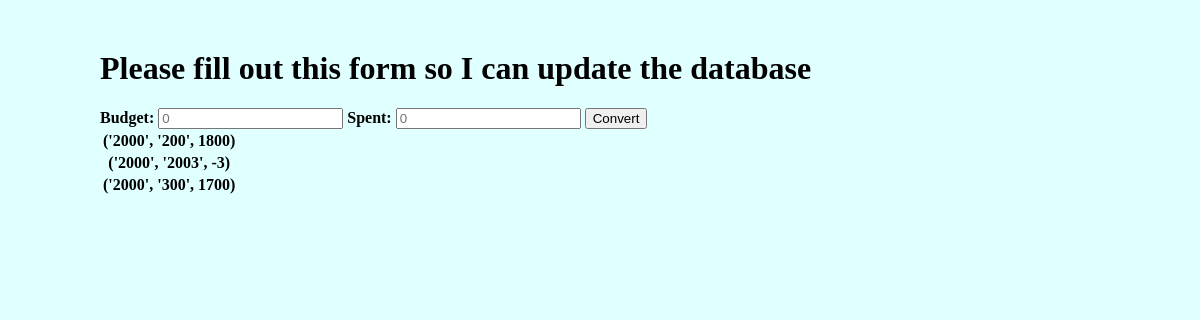
Before: / with the older database file.
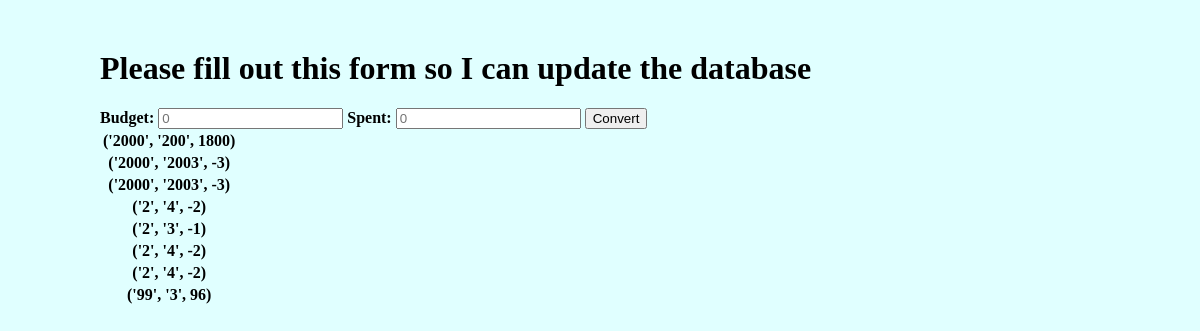
After: the same page with the newer database file.
### tables this page shows
CREATE TABLE "Budgee" (
	"Budget"	TEXT NOT NULL,
	"Spent"	TEXT NOT NULL,
	"Left"	INTEGER
);

### application.py (the view)
@app.route("/", methods=["POST", "Get"])
def sub_budget():
    Spent = ""
    Budget = ""
    if request.method == "POST" and "Spent" in request.form and "Budget" in request.form:
        Spent = str(request.form.get("Spent"))
        Budget = str(request.form.get("Budget"))
        req_data = request.get_json()
        help.Subtraction(Budget, Spent)
    cat = sqlite3.connect('Budget.db')
    db = cat.cursor()
    rows = db.execute('SELECT * FROM Budgee')
    ro = rows.fetchall()
    return render_template("home.html", Spent = "Spent", Budget= "Budget", ro=ro)

### templates/home.html (shortened to what this page needs)
<!doctype html>
<html lang="en">
<head>
    <link rel="stylesheet" href='/static/main.css' />
</head>
<body>
<div class="Calculation">
    <h1>Please fill out this form so I can update the database</h1>
    <form action="/" method="POST">
        <label><b>Budget: </b></label>
        <input type="Number" name="Budget" placeholder="0">
        <label><b>Spent: </b></label>
        <input type="Spending" name="Spent" placeholder="0">
        <button type="submit" value="submit">Convert</button>
    </form>
    <table>
        {% for row in ro %}
        <tr>
          <th> {{ row }}</th>
        </tr>
        {% endfor %}
    </table>
</div>

### static/main.css (style rules this page uses)
body { background: lightcyan; margin-top: 50px; margin-left: 100px; }

Changed rows visible on the page:
removed Budgee: row "('2000', '300', 1700)"
added Budgee: row "('2000', '2003', -3)"
added Budgee: row "('2', '4', -2)"
added Budgee: row "('2', '3', -1)"
added Budgee: row "('2', '4', -2)"
added Budgee: row "('2', '4', -2)"
added Budgee: row "('99', '3', 96)"
